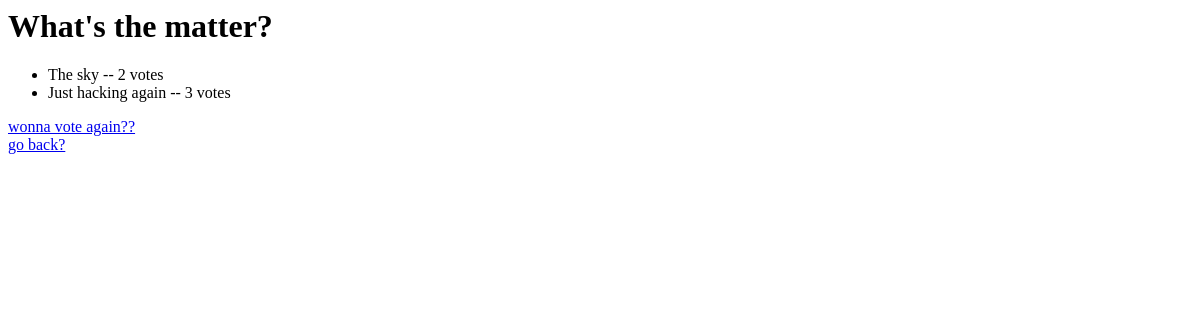
Page /2/results/ on the earlier database version.
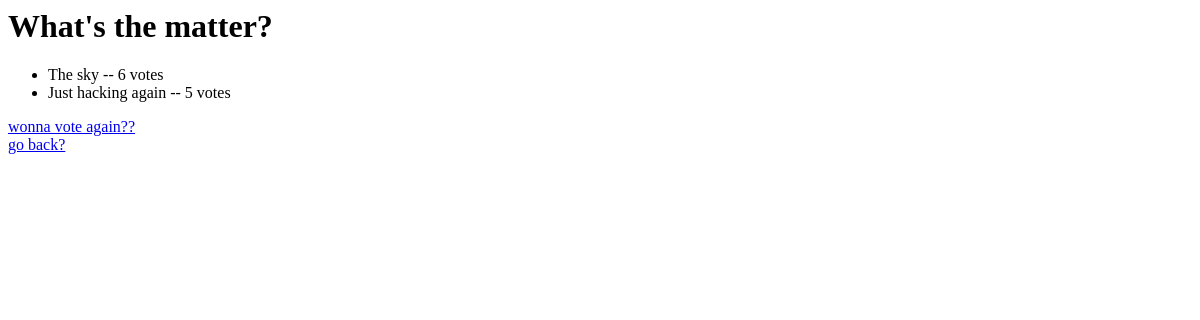
Same page on the later database version.
### polls/models.py (models this page shows, shortened)
class Choice(models.Model):
    Question = models.ForeignKey(Question, on_delete=models.CASCADE)
    choice_text = models.CharField(max_length=200)
    votes = models.IntegerField(default=0)

### polls/views.py (the view)
# urls.py: path('<int:pk>/results/', views.ResultsView.as_view(), name='results'),
class ResultsView(generic.DetailView):
    model = Question
    template_name = 'polls/results.html'

### polls/templates/polls/results.html (shortened to what this page needs)
<h1>{{question.question_text}}</h1>
<ul>
    {% for choice in question.choice_set.all %}
        <li>{{choice.choice_text}} -- {{choice.votes}} vote{{ choice.votes|pluralize }}</li>
        {% endfor %}
</ul>
<a href="{% url 'polls:detail' question.id   %}" >wonna vote again?? </a>
<a href="{% url 'polls:index' %}"> go back?</a>

Differences in the rows shown:
changed Choice "The sky": votes "2" → "6"
changed Choice "Just hacking again": votes "3" → "5"
